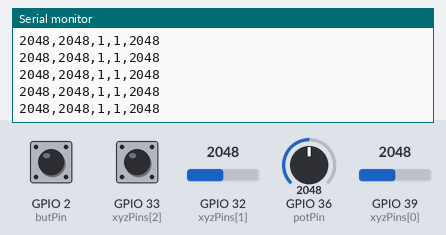
This sketch was run on a simulated ESP32. Shown: the last lines printed to the serial monitor. Inputs (shaded band) come from the test bench; at power-on: GPIO 32 (xyzPins[1]) = 2048, GPIO 36 (potPin) = 2048, GPIO 39 (xyzPins[0]) = 2048, GPIO 2 (butPin) HIGH, GPIO 33 (xyzPins[2]) HIGH.

Above: at 1.2 s.
1.3 s: GPIO 32 (xyzPins[1]) set to 2866
At 2.1 s:
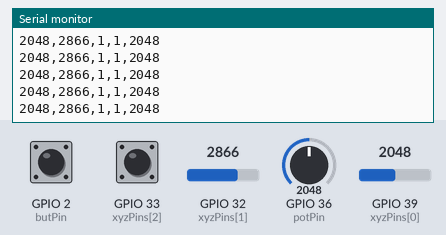
2.8 s: GPIO 36 (potPin) set to 2866
At 3.7 s:
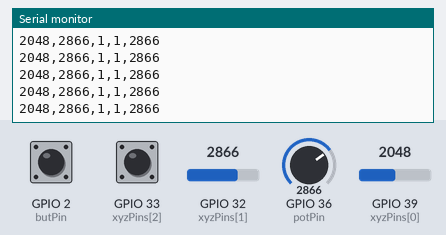
4.3 s: GPIO 39 (xyzPins[0]) set to 2866
At 5.1 s:
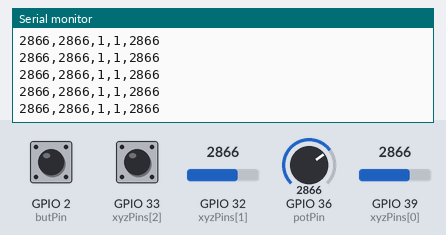
5.8 s: GPIO 2 (butPin) pulled LOW for 0.15 s
7.4 s: GPIO 33 (xyzPins[2]) pulled LOW for 0.15 s
9.0 s: GPIO 32 (xyzPins[1]) set to 3603
At 9.7 s:
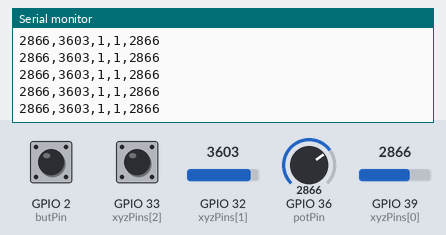
Timing chart, 0 to 11.5 s (numbered marks = the images above; inputs shaded):
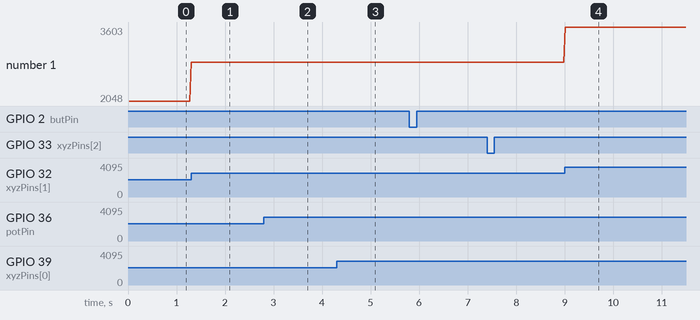

Measured:
- after the input at 1.3 s, the serial monitor: prints a new line at once (image 1)
- after the input at 2.8 s, the serial monitor: prints a new line at once (image 2)
- after the input at 4.3 s, the serial monitor: prints a new line at once (image 3)
- after the input at 9.0 s, the serial monitor: prints a new line at once (image 4)
- plotted number 1: 2048 → 2866 after the input at 1.3 s, 2866 → 3603 after the input at 9.0 s

The sketch:

snek_2.ino
```cpp
int xyzPins[] = {39, 32, 33};   // x, y, z(switch) pins
int potPin = 36; // potentiometer
int butPin = 2; // button

int prevButVal = HIGH; // previous button reading (LOW=pressed, HIGH=released)
int stableButVal = HIGH; // button reading accepted after unchanged for 25 ms
unsigned long lastChanged = 0; // time (ms) when button reading last changed
unsigned long lastSent = 0; // time (ms) when ESP32 last sent sensor readings

void setup() {
  Serial.begin(9600);

  pinMode(xyzPins[2], INPUT_PULLUP);
  pinMode(butPin, INPUT_PULLUP);
}
void loop() {
  // joystick reading
  int xVal = analogRead(xyzPins[0]);
  int yVal = analogRead(xyzPins[1]);
  int zVal = digitalRead(xyzPins[2]);

  // potentiometer reading
  int pVal = analogRead(potPin);

  // button reading
  int curButVal = digitalRead(butPin); // button reading right now
  unsigned long now = millis(); // current time (ms) since ESP32 started

  // detect and record button reading change
  if (curButVal != prevButVal) {
    lastChanged = now;
    prevButVal = curButVal;
  }

  // update button reading after held for 25 ms
  if (now - lastChanged >= 25) {
    stableButVal = curButVal;
  }

  // send all readings every 30 ms
  if (now - lastSent >= 30) {
    lastSent = now;

    Serial.printf("%d,%d,%d,%d,%d\n", xVal, yVal, zVal, stableButVal, pVal);
  }
}
```
